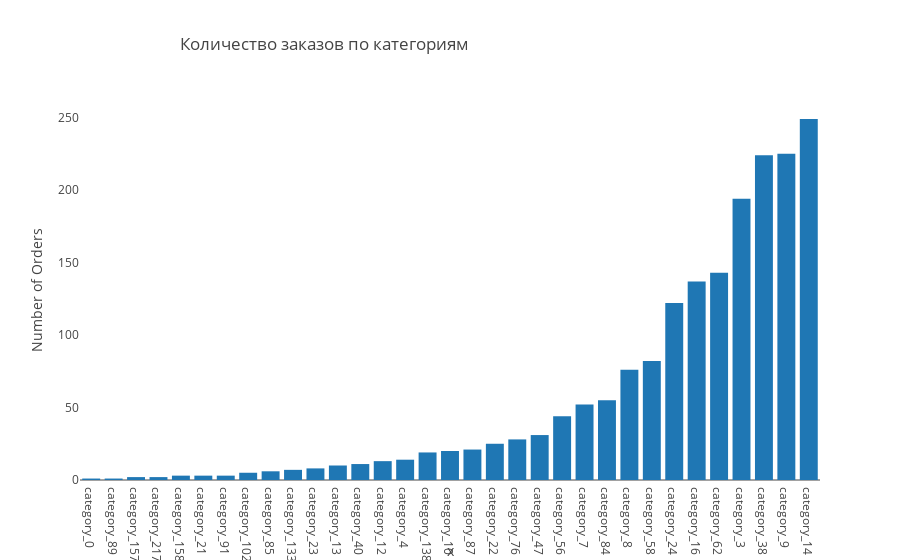

Notebook source saved alongside this figure:
### Code cell
# plot histogram
hist_fig = px.histogram(x=cat_frequency.category, y=cat_frequency.frequency,
                        title="Количество заказов по категориям", template= "ygridoff" 
                       ).update_xaxes(categoryorder='total ascending')
hist_fig.update_layout(title_x=0.2,
#                        xaxis_title="Categories", 
                       yaxis_title="Number of Orders"
                      )

hist_fig.show(config={'displaylogo': False})

### Figure 1 — Plotly figure (JSON) as saved in the notebook; plotly's stock layout.template omitted (floating-point values rounded to 4 significant figures)
{"data": [{"alignmentgroup": "True", "bingroup": "x", "histfunc": "sum", "hovertemplate": "x=%{x}<br>sum of y=%{y}<extra></extra>", "legendgroup": "", "marker": {"color": "#1F77B4", "pattern": {"shape": ""}}, "name": "", "offsetgroup": "", "orientation": "v", "showlegend": false, "type": "histogram", "x": ["category_0", "category_10", "category_102", "category_12", "category_13", "category_133", "category_138", "category_14", "category_157", "category_158", "category_16", "category_21", "category_217", "category_22", "category_23", "category_24", "category_3", "category_38", "category_4", "category_40", "category_47", "category_56", "category_58", "category_62", "category_7", "category_76", "category_8", "category_84", "category_85", "category_87", "category_89", "category_9", "category_91"], "xaxis": "x", "y": [1, 20, 5, 13, 10, 7, 19, 249, 2, 3, 137, 3, 2, 25, 8, 122, 194, 224, 14, 11, 31, 44, 82, 143, 52, 28, 76, 55, 6, 21, 1, 225, 3], "yaxis": "y"}], "layout": {"barmode": "relative", "legend": {"tracegroupgap": 0}, "title": {"text": "Количество заказов по категориям", "x": 0.2}, "xaxis": {"anchor": "y", "categoryorder": "total ascending", "domain": [0, 1], "title": {"text": "x"}}, "yaxis": {"anchor": "x", "domain": [0, 1], "title": {"text": "Number of Orders"}}}}
